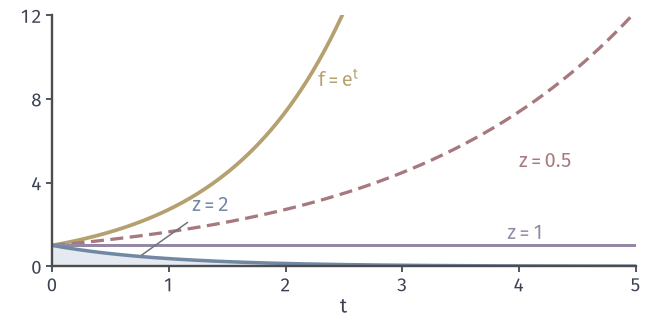

Reproduce this figure in Python.
from pathlib import Path
import sys
ROOT = next(p for p in Path(__file__).resolve().parents if (p/'build.sh').is_file() and (p/'tex/book.tex').is_file())
sys.path.insert(0, str(ROOT/'figures/06-differential-equations/01-ordinary-differential-equations/matplotlib/lde-common'))
from lde_common import *
HERE = Path(__file__).resolve().parent
# 目标：f=e^t 被权 e^{-zt} 压低：z=2 可积，z=1 恰为常数，z=0.5 仍增长。
fig, ax = figure(width_mm=92, height_mm=46)
panel(fig, .08, .975, .95, .18)
t = np.linspace(0, 5, 400)
ax.plot(t, np.exp(t), color=YELLOW, lw=1.5)
ax.plot(t, np.exp(.5*t), color=RED, lw=1.3, ls=(0, (4, 2)))
ax.plot(t, np.ones_like(t), color=PURPLE, lw=1.2)
ax.fill_between(t, 0, np.exp(-t), color=BLUE_FILL, lw=0)
ax.plot(t, np.exp(-t), color=BLUE, lw=MAIN)
ax.text(2.28, 8.6, '$f=\\mathrm{e}^{t}$', color=YELLOW); ax.text(4.0, 4.7, '$z=0.5$', color=RED); ax.text(3.9, 1.3, '$z=1$', color=PURPLE); ax.annotate('$z=2$', xy=(.75, .47), xytext=(1.2, 2.6), color=BLUE, arrowprops=dict(arrowstyle='-', color=MUTED, lw=.6, shrinkA=1, shrinkB=1))
ax.set_xlim(0, 5); ax.set_ylim(0, 12); ax.set_xticks([0, 1, 2, 3, 4, 5]); ax.set_yticks([0, 4, 8, 12]); label(ax, '$t$', '')
save(fig, HERE, 'figure', {'curves': 'e^{t}, e^{(1-z)t} for z=0.5,1,2'})
